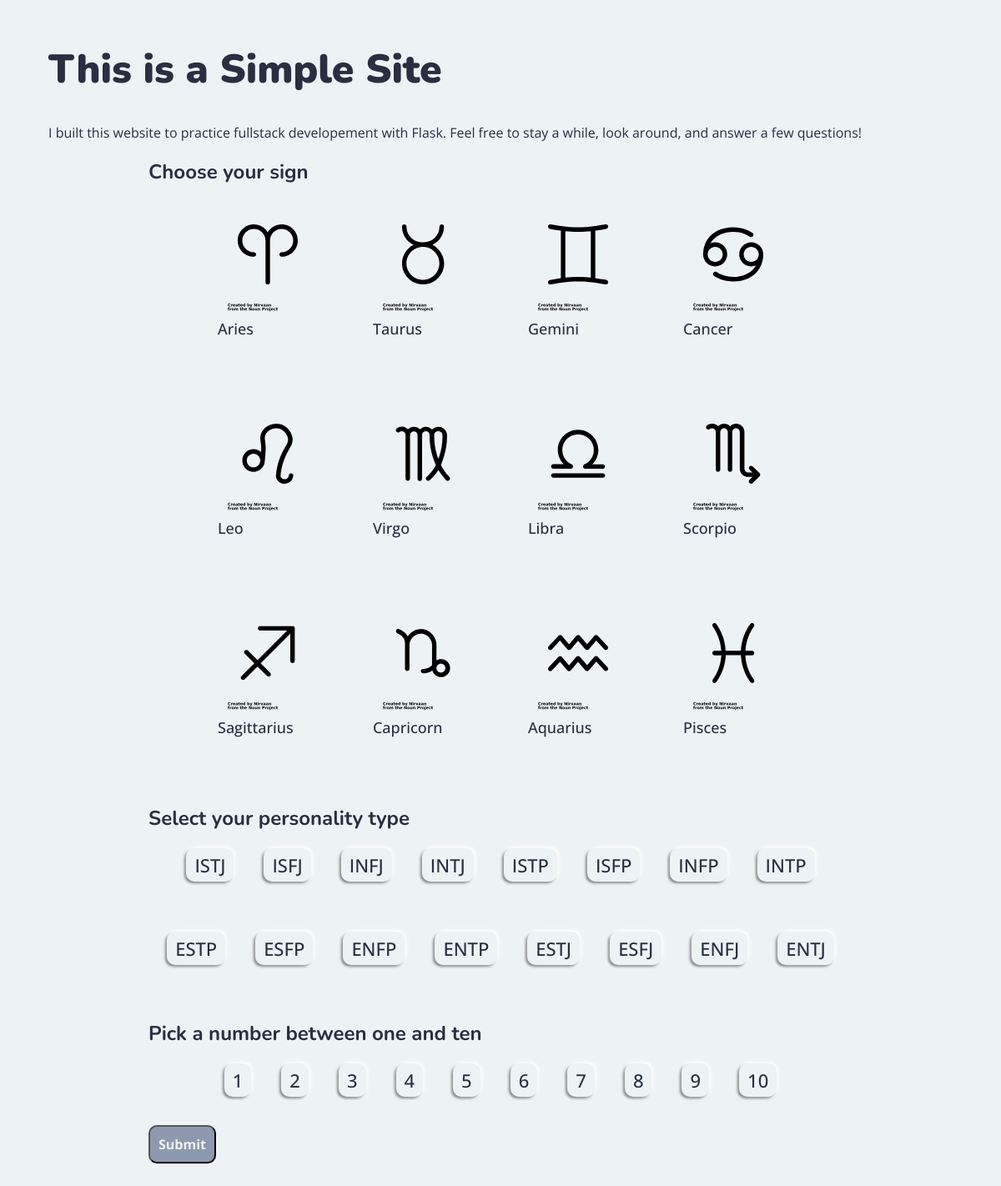
The page / on the database its author committed.
### tables this page shows
CREATE TABLE signs (
    id INTEGER PRIMARY KEY AUTOINCREMENT,
    star_sign TEXT UNIQUE NOT NULL,
    sign_description TEXT NOT NULL
);

CREATE TABLE personalities (
    id INTEGER PRIMARY KEY AUTOINCREMENT,
    personality TEXT UNIQUE NOT NULL,
    personality_description TEXT NOT NULL
);

### app.py (the view)
@app.route("/")
def check_db():
    con = sqlite3.connect('database.db')
    cursor = con.cursor()
    cursor.execute("SELECT name FROM sqlite_master WHERE type='table';")
    print(cursor.fetchall())
    cursor.execute("SELECT * FROM signs")
    signs = cursor.fetchall()
    cursor.execute("SELECT * FROM personalities")
    personalities = cursor.fetchall()
    return render_template('home.html',signs=signs, personalities=personalities)

### templates/home.html (shortened to what this page needs)
{% extends 'base.html' %}
{% block local_style %}
    <link rel="stylesheet" href="{{url_for('static', filename='home_style.css')}}">
{% endblock %}
{% block content %}
    <main>
        <h1>This is a Simple Site</h1>
        <p>I built this website to practice fullstack developement with Flask. Feel free to stay a while, look around, and answer a few questions!</p>
    </main>
    <form action="/submit">
        <div class="img-radio-group" role="radiogroup" aria-label="sign" aria-labelledby="sign-head">
            <h2 id="sign-head">
                Choose your sign
            </h2>
            <div class="radio-container">
                {% for sign in signs %}
                    <div class="radio-option">
                        <label for="s{{ sign[0] }}">
                            <div aria-hidden="true" class="visible-label">
                                <img src="{{url_for('static', filename='noun-'+sign[1] + '.svg')}}"><br>
                                {{ sign[1].capitalize() }}
                            </div>
                        </label>
                    </div>
                {% endfor %}
            </div>
        </div>
        <br>
        <div id="personality-radio-group" role="radiogroup" aria-labelledby="personality-head">
            <h2 id="personality-head">Select your personality type</h2>
            <div class="radio-container">
            {% for type in personalities %}
                <div class="radio-option">
                    <label for="p{{ type[0] }}">
                        <div aria-hidden="true" class="visible-label">
                            {{ type[1].upper() }}
                        </div>
                    </label>
                </div>
            {% endfor %}
            </div>
        </div>
        <br>
        <div id="choice-radio-group" role="radiogroup" aria-labelledby="choice-head">
            <h2 id="choice-head">Pick a number between one and ten</h2>
            <div class="radio-container">
            {% for i in range(1,11) %}
                <div class="radio-option">
                    <label for="c{{ i }}">
                        <div aria-hidden="true" class="visible-label">
                            {{ i }}
                        </div>
                    </label>
                </div>
            {% endfor %}
            </div>
        </div>
        <input type="submit">
    </form>
{% endblock %}

### templates/base.html (shortened to what this page needs)
<!DOCTYPE html>
<head>
    <link rel="stylesheet" href="{{ url_for('static',filename='style.css') }}">
    {% block local_style %}
    {% endblock %}
</head>
<body>
    <div id="content">
        {% block content %}
        {% endblock %}
    </div>
</body>

### static/style.css (style rules this page uses)
body { font-family:Verdana, Geneva, Tahoma, sans-serif; background-color: #edf2f4; padding: 10px 50px; font-family: 'Open Sans', sans-serif; color: #2b2d42; }
h1,h2,h3,h4,h5,h6 { font-family: 'Nunito',sans-serif; }
h1 { font-size: 3em; font-weight: 900; }
form { margin: 2vh 10vw; }
button, input[type='submit'] { padding:10px; font-size: 1em; }

### static/home_style.css (style rules this page uses)
.radio-container label { display:block; }
.radio-container { display:flex; flex-wrap: wrap; justify-content: center; gap: 3vw; font-size: 18px; font-weight: 500; }
.visible-label { padding: 15px; border-radius: 30px; }
.visible-label img { cursor: pointer; max-width: 10vw; }
#personality-radio-group .radio-option .visible-label, #choice-radio-group .radio-option .visible-label { background-color: #edf2f4; padding: 5px 10px; border-radius: 10px; cursor: pointer; box-shadow: 2px -2px 5px white, -2px 2px 3px grey; font-size: 22px; }
input[type="submit"] { background-color: #8D99AE; color:#edf2f4; font-weight: bold; font-family: 'Open Sans', sans-serif; border-radius: 10px; cursor: pointer; margin-top: 10px; }

### rows shown on the page
signs: star_sign (picture), star_sign "Aries"
signs: star_sign (picture), star_sign "Taurus"
signs: star_sign (picture), star_sign "Gemini"
signs: star_sign (picture), star_sign "Cancer"
signs: shows a picture, star_sign "Leo"
signs: star_sign (picture), star_sign "Virgo"
signs: star_sign (picture), star_sign "Libra"
signs: star_sign (picture), star_sign "Scorpio"
signs: star_sign (picture), star_sign "Sagittarius"
signs: star_sign (picture), star_sign "Capricorn"
signs: star_sign (picture), star_sign "Aquarius"
signs: star_sign (picture), star_sign "Pisces"
personalities: personality "ISTJ"
personalities: personality "ISFJ"
personalities: personality "INFJ"
personalities: personality "INTJ"
personalities: personality "ISTP"
personalities: personality "ISFP"
personalities: personality "INFP"
personalities: personality "INTP"
personalities: personality "ESTP"
personalities: personality "ESFP"
personalities: personality "ENFP"
personalities: personality "ENTP"
personalities: personality "ESTJ"
personalities: personality "ESFJ"
personalities: personality "ENFJ"
personalities: personality "ENTJ"

### other values the page prints
{{ i }} "1" "2" "3" "4" "5" "6" "7" "8" "9" "10"
